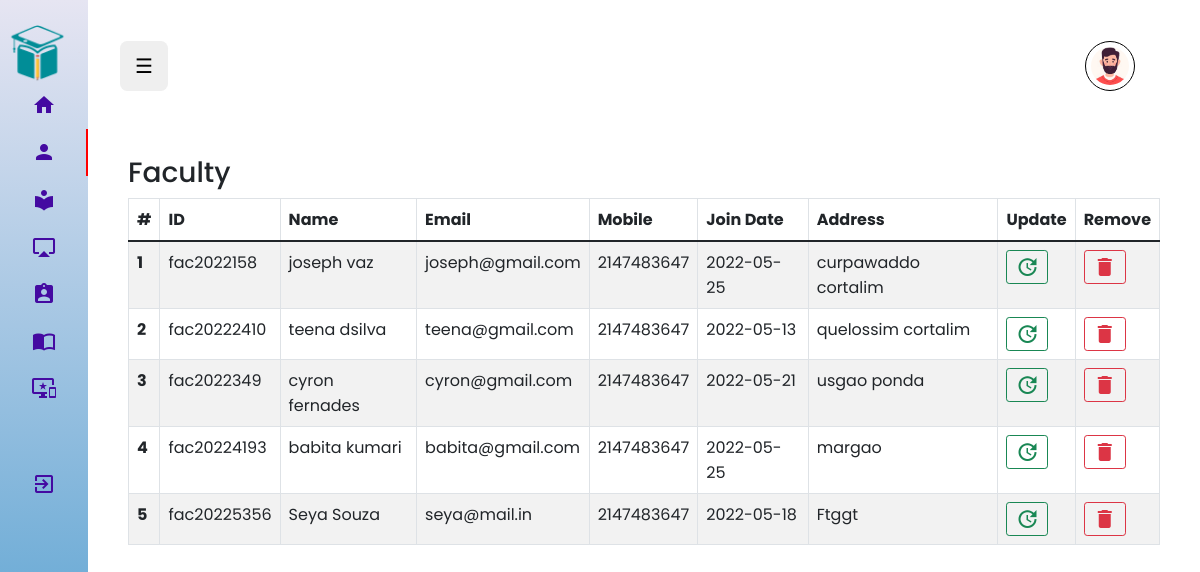
The app's page /admin/faculty/faculty.php (signed in) with its own data.
### tables this page shows
CREATE TABLE `faculty` (
  `faculty_id` varchar(255) NOT NULL,
  `profile_pic` varchar(255) DEFAULT NULL,
  `faculty_name` varchar(255) NOT NULL,
  `faculty_email` varchar(255) NOT NULL,
  `faculty_mobile` int(20) NOT NULL,
  `password` varchar(255) NOT NULL,
  `address` varchar(255) NOT NULL,
  `join_date` date NOT NULL
);

### admin/faculty/faculty.php (the view, shortened to what this page needs)
<?php
    include('../mainInclude/header.php');
    include('../../dbConnection.php');
?>
<section id="content">
    <div class="container p-4">
        <h3>Faculty</h3>
       <table class="table table-striped table-bordered table-hover ">
           <thead>
               <tr>
                    <th>#</th>
                    <th>ID</th>
                    <th>Name</th>
                    <th>Email</th>
                    <th>Mobile</th>
                    <th>Join Date</th>
                    <th>Address</th>
                    <th>Update</th>
                    <th>Remove</th>
               </tr>
           </thead>
           <tbody>
                <?php
                    $count=1;
                    $sql = " SELECT * FROM faculty
                        ";
                    $query = mysqli_query($conn,$sql);
                    while($row = mysqli_fetch_assoc($query)){
                        echo '
                        <tr>
                            <th>'.$count++.'</th>
                            <td>'.$row['faculty_id'].'</td>
                            <td>'.$row['faculty_name'].'</td>
                            <td>'.$row['faculty_email'].'</td>
                            <td>'.$row['faculty_mobile'].'</td>
                            <td>'.$row['join_date'].'</td>
                            <td>'.$row['address'].'</td>
                            <td>
                                <button name="updatebtn" class="btn btn-outline-success updatebtn btn-sm" type="submit" id="'.$row['faculty_id'].'"><span class="material-icons">update</span>
                            </td>
                            <td>
                                <button name="deletebtn" class="btn btn-outline-danger deletebtn btn-sm" type="submit" id="'.$row['faculty_id'].'"><span class="material-icons">delete</span>
                                </button>
                            </td>
                        </tr>
                        ';
                    }
                ?>
           </tbody>
       </table>
    </div>
</section>
</div>
<?php include('../mainInclude/footer.php'); ?>

### admin/css/style.css (style rules this page uses)
* { box-sizing: border-box; margin: 0; padding: 0; }
body { font-family: "Rubik", sans-serif; }

### public/css/global.css (style rules this page uses)
* { padding: 0; margin: 0; box-sizing: border-box; font-family: var(--primary-font); }
:root { --primary-color: rgba(0, 118, 255, 0.9); --grey-color: rgb(233, 233, 233); --primary-font: "Poppins", sans-serif; --cursive-font: "Redressed", cursive; }
button { cursor: pointer; border: none; outline: none; }

### records on screen
faculty: faculty_id "fac2022158", faculty_name "joseph vaz", faculty_email "joseph@gmail.com", faculty_mobile "2147483647", join_date "2022-05-25", address "curpawaddo cortalim"
faculty: faculty_id "fac20222410", faculty_name "teena dsilva", faculty_email "teena@gmail.com", faculty_mobile "2147483647", join_date "2022-05-13", address "quelossim cortalim"
faculty: faculty_id "fac2022349", faculty_name "cyron fernades", faculty_email "cyron@gmail.com", faculty_mobile "2147483647", join_date "2022-05-21", address "usgao ponda"
faculty: faculty_id "fac20224193", faculty_name "babita kumari", faculty_email "babita@gmail.com", faculty_mobile "2147483647", join_date "2022-05-25", address "margao"
faculty: faculty_id "fac20225356", faculty_name "Seya Souza", faculty_email "seya@mail.in", faculty_mobile "2147483647", join_date "2022-05-18", address "Ftggt"
